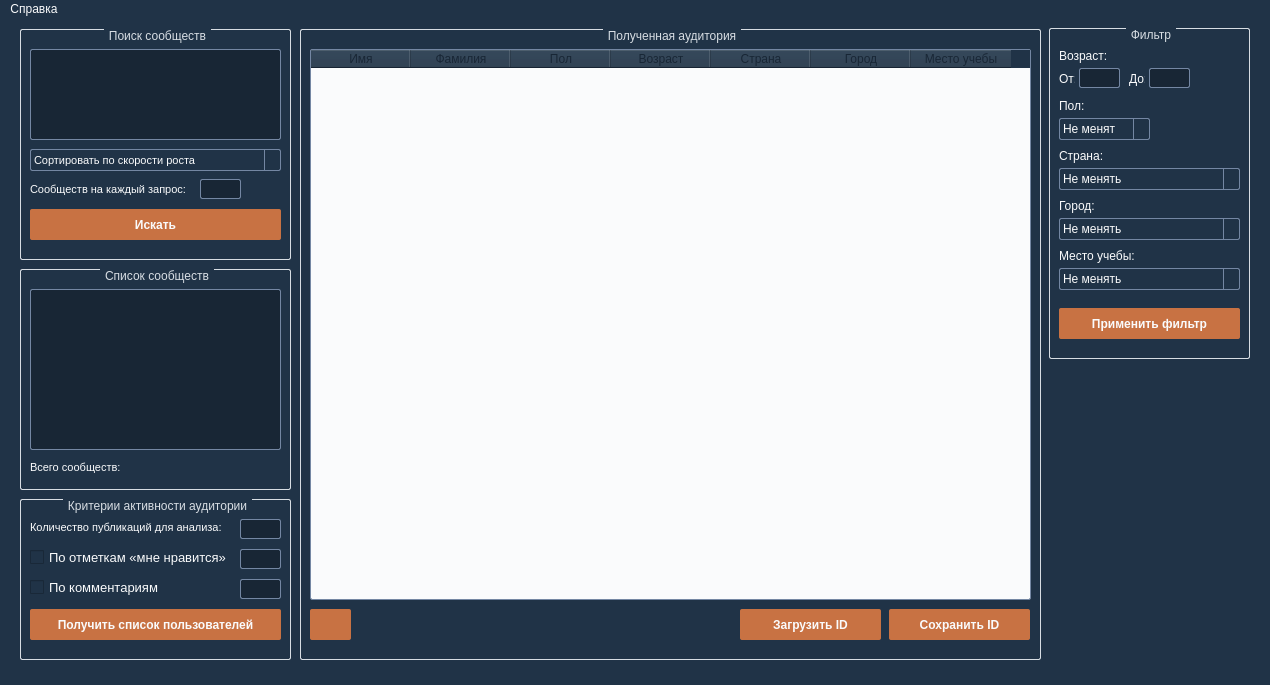
<?xml version="1.0" encoding="UTF-8"?>
<ui version="4.0">
 <class>MainWindow</class>
 <widget class="QMainWindow" name="MainWindow">
  <property name="enabled">
   <bool>true</bool>
  </property>
  <property name="geometry">
   <rect>
    <x>0</x>
    <y>0</y>
    <width>1270</width>
    <height>685</height>
   </rect>
  </property>
  <property name="minimumSize">
   <size>
    <width>1270</width>
    <height>685</height>
   </size>
  </property>
  <property name="maximumSize">
   <size>
    <width>1270</width>
    <height>685</height>
   </size>
  </property>
  <property name="font">
   <font>
    <family>Segoe UI</family>
    <pointsize>10</pointsize>
   </font>
  </property>
  <property name="windowTitle">
   <string>Система мониторинга целевой аудитории</string>
  </property>
  <property name="styleSheet">
   <string notr="true"> QPushButton
{
border-radius: 2px;
background: #c87243;
color: #fafbfc;
font: bold;
}

QPushButton:hover
{
border-radius: 2px;
background: #b35d2e;
color: #fafbfc;
font: bold;
}

QPushButton:pressed
{
border-radius: 2px;
background: #bc683a;
color: #fafbfc;
font: bold;
}

*
{
background: #203347;
color: #fafbfc;
selection-color: #182635;
selection-background-color: #fafbfc;
}

QLabel
{
color: #fafbfc;
}

QComboBox {
border: 1px solid #7487a3;
border-radius: 2px;
padding: 1px 18px 1px 3px;
min-width: 2em;
}

QComboBox::drop-down 
{
subcontrol-origin: padding;
subcontrol-position: top right;
width: 15px;
border-left-width: 1px;
border-left-color: #7487a3;
border-left-style: solid; /* только одна линия */
border-top-right-radius: 2px; /* тот же радиус закругления что и у QComboBox */
border-bottom-right-radius: 2px;
}

QComboBox::down-arrow {
image: url(D:/YandexDisk/4 курс/Диплом/Main/icons/DropDownArrow.png);
width: 10px;
height: 10px;
}

QComboBox:on
{
padding-top: 1px;
}

QComboBox::down-arrow:on { /* сдвиг стрелки когда выпадающий список раскрывается */
top: 1px;
}

QComboBox:editable {
background-color: #182635;
}

QComboBox QAbstractItemView
{
border: 1px solid #7487a3;
selection-background-color: #fafbfc;
background-color: #182635;
}

QComboBox QAbstractItemView
{
min-width: 420px;
}

QGroupBox
{
color: #d7dde3;
border: 1px solid #d7dde3;
border-radius: 2px;
margin-top: 2ex; /* оставляем пространство вверху для заголовка */
}

QGroupBox::title
{
subcontrol-origin: margin;
subcontrol-position: top center; /* помещаем вверху по центру */
padding: 0 3px;
}

QListWidget
{
border: 1px solid #7487a3;
border-radius: 2px;
background-color: #fafbfc;
alternate-background-color: #7487a3;
color: #182635;
}

QTextEdit
{
border: 1px solid #7487a3;
border-radius: 2px;
background-color: #182635;
}

QTableWidget
{
border: 1px solid #7487a3;
border-radius: 2px;
background-color: #fafbfc;
}

QTableWidget:item
{
color: #182635;
}

QHeaderView
{
color: #182635;
}

QLineEdit
{
border: 1px solid #7487a3;
border-radius: 2px;
background-color: #182635;
selection-background-color:#fafbfc;
padding: 0 8px;
}

QMenu {
margin: 2px; /* немного пространства вокруг меню */
background-color: #121e36;
 }

QMenuBar:item:selected
{
color: #fafbfc;
background-color: #121e36;
}

QMenu::item {
padding: 2px 25px 2px 20px;
border: 1px solid transparent; /* резерв пространства для границы выделения */
background-color: #121e36;
color: #fafbfc;
}

QMenu::item:selected {
border-color: 1px solid #fafbfc;
}</string>
  </property>
  <widget class="QWidget" name="centralwidget">
   <widget class="QPushButton" name="searchUsersButton">
    <property name="geometry">
     <rect>
      <x>30</x>
      <y>590</y>
      <width>251</width>
      <height>31</height>
     </rect>
    </property>
    <property name="font">
     <font>
      <weight>75</weight>
      <italic>false</italic>
      <bold>true</bold>
     </font>
    </property>
    <property name="text">
     <string>Получить список пользователей</string>
    </property>
   </widget>
   <widget class="QPushButton" name="searchCommunityButton">
    <property name="geometry">
     <rect>
      <x>30</x>
      <y>190</y>
      <width>251</width>
      <height>31</height>
     </rect>
    </property>
    <property name="font">
     <font>
      <weight>75</weight>
      <italic>false</italic>
      <bold>true</bold>
     </font>
    </property>
    <property name="styleSheet">
     <string notr="true"/>
    </property>
    <property name="text">
     <string>Искать</string>
    </property>
   </widget>
   <widget class="QLabel" name="label_7">
    <property name="geometry">
     <rect>
      <x>30</x>
      <y>440</y>
      <width>191</width>
      <height>16</height>
     </rect>
    </property>
    <property name="font">
     <font>
      <family>Segoe UI</family>
      <pointsize>8</pointsize>
      <weight>50</weight>
      <bold>false</bold>
     </font>
    </property>
    <property name="text">
     <string>Всего сообществ:</string>
    </property>
   </widget>
   <widget class="QLabel" name="label_8">
    <property name="geometry">
     <rect>
      <x>30</x>
      <y>500</y>
      <width>201</width>
      <height>16</height>
     </rect>
    </property>
    <property name="font">
     <font>
      <family>Segoe UI</family>
      <pointsize>8</pointsize>
      <weight>50</weight>
      <bold>false</bold>
     </font>
    </property>
    <property name="text">
     <string>Количество публикаций для анализа:</string>
    </property>
   </widget>
   <widget class="QCheckBox" name="likesCheckBox">
    <property name="geometry">
     <rect>
      <x>30</x>
      <y>530</y>
      <width>201</width>
      <height>17</height>
     </rect>
    </property>
    <property name="font">
     <font>
      <family>Segoe UI</family>
      <pointsize>10</pointsize>
      <weight>50</weight>
      <bold>false</bold>
     </font>
    </property>
    <property name="text">
     <string>По отметкам «мне нравится»</string>
    </property>
   </widget>
   <widget class="QCheckBox" name="commentsCheckBox">
    <property name="geometry">
     <rect>
      <x>30</x>
      <y>560</y>
      <width>201</width>
      <height>17</height>
     </rect>
    </property>
    <property name="font">
     <font>
      <family>Segoe UI</family>
      <pointsize>10</pointsize>
      <weight>50</weight>
      <bold>false</bold>
     </font>
    </property>
    <property name="text">
     <string>По комментариям</string>
    </property>
   </widget>
   <widget class="QLineEdit" name="publicationsCountEdit">
    <property name="geometry">
     <rect>
      <x>240</x>
      <y>500</y>
      <width>41</width>
      <height>20</height>
     </rect>
    </property>
    <property name="font">
     <font>
      <family>Segoe UI</family>
      <pointsize>10</pointsize>
      <weight>50</weight>
      <bold>false</bold>
     </font>
    </property>
   </widget>
   <widget class="QTextEdit" name="searchCommunityEdit">
    <property name="geometry">
     <rect>
      <x>30</x>
      <y>30</y>
      <width>251</width>
      <height>91</height>
     </rect>
    </property>
    <property name="font">
     <font>
      <family>Segoe UI</family>
      <weight>50</weight>
      <bold>false</bold>
     </font>
    </property>
   </widget>
   <widget class="QGroupBox" name="groupBox">
    <property name="geometry">
     <rect>
      <x>20</x>
      <y>10</y>
      <width>271</width>
      <height>231</height>
     </rect>
    </property>
    <property name="font">
     <font>
      <family>Segoe UI</family>
     </font>
    </property>
    <property name="title">
     <string>Поиск сообществ</string>
    </property>
    <widget class="QComboBox" name="typeSortComboBox">
     <property name="enabled">
      <bool>true</bool>
     </property>
     <property name="geometry">
      <rect>
       <x>10</x>
       <y>120</y>
       <width>251</width>
       <height>22</height>
      </rect>
     </property>
     <property name="sizePolicy">
      <sizepolicy hsizetype="Preferred" vsizetype="Expanding">
       <horstretch>0</horstretch>
       <verstretch>40</verstretch>
      </sizepolicy>
     </property>
     <property name="font">
      <font>
       <family>Segoe UI</family>
       <pointsize>8</pointsize>
       <weight>50</weight>
       <bold>false</bold>
      </font>
     </property>
     <property name="acceptDrops">
      <bool>false</bool>
     </property>
     <property name="styleSheet">
      <string notr="true"/>
     </property>
     <item>
      <property name="text">
       <string>Cортировать по скорости роста</string>
      </property>
     </item>
     <item>
      <property name="text">
       <string>Дневная посещаемость к количеству пользователей</string>
      </property>
     </item>
     <item>
      <property name="text">
       <string>Количество лайков к количеству пользователей</string>
      </property>
     </item>
     <item>
      <property name="text">
       <string>Отношение количества комментариев к количеству пользователей</string>
      </property>
     </item>
     <item>
      <property name="text">
       <string>Отношение количества записей в обсуждениях к количеству пользователей</string>
      </property>
     </item>
    </widget>
    <widget class="QLabel" name="label_10">
     <property name="geometry">
      <rect>
       <x>10</x>
       <y>150</y>
       <width>211</width>
       <height>21</height>
      </rect>
     </property>
     <property name="font">
      <font>
       <family>Segoe UI</family>
       <pointsize>8</pointsize>
       <weight>50</weight>
       <bold>false</bold>
      </font>
     </property>
     <property name="text">
      <string>Сообществ на каждый запрос:</string>
     </property>
    </widget>
    <widget class="QLineEdit" name="communityCountEdit">
     <property name="geometry">
      <rect>
       <x>180</x>
       <y>150</y>
       <width>41</width>
       <height>20</height>
      </rect>
     </property>
     <property name="font">
      <font>
       <family>Segoe UI</family>
       <pointsize>10</pointsize>
       <weight>50</weight>
       <bold>false</bold>
      </font>
     </property>
     <property name="text">
      <string/>
     </property>
    </widget>
   </widget>
   <widget class="QGroupBox" name="groupBox_2">
    <property name="geometry">
     <rect>
      <x>20</x>
      <y>480</y>
      <width>271</width>
      <height>161</height>
     </rect>
    </property>
    <property name="font">
     <font>
      <family>Segoe UI</family>
     </font>
    </property>
    <property name="title">
     <string>Критерии активности аудитории</string>
    </property>
    <widget class="QLineEdit" name="activityCommentsEdit">
     <property name="geometry">
      <rect>
       <x>220</x>
       <y>80</y>
       <width>41</width>
       <height>20</height>
      </rect>
     </property>
     <property name="font">
      <font>
       <family>Segoe UI</family>
       <pointsize>10</pointsize>
       <weight>50</weight>
       <bold>false</bold>
      </font>
     </property>
    </widget>
   </widget>
   <widget class="QGroupBox" name="groupBox_3">
    <property name="geometry">
     <rect>
      <x>300</x>
      <y>10</y>
      <width>741</width>
      <height>631</height>
     </rect>
    </property>
    <property name="font">
     <font>
      <family>Segoe UI</family>
     </font>
    </property>
    <property name="title">
     <string>Полученная аудитория</string>
    </property>
    <widget class="QPushButton" name="saveIDsButton">
     <property name="geometry">
      <rect>
       <x>589</x>
       <y>580</y>
       <width>141</width>
       <height>31</height>
      </rect>
     </property>
     <property name="font">
      <font>
       <weight>75</weight>
       <italic>false</italic>
       <bold>true</bold>
      </font>
     </property>
     <property name="text">
      <string>Сохранить ID</string>
     </property>
    </widget>
    <widget class="QTableWidget" name="tableWidget">
     <property name="geometry">
      <rect>
       <x>10</x>
       <y>20</y>
       <width>721</width>
       <height>551</height>
      </rect>
     </property>
     <column>
      <property name="text">
       <string>Имя</string>
      </property>
     </column>
     <column>
      <property name="text">
       <string>Фамилия</string>
      </property>
     </column>
     <column>
      <property name="text">
       <string>Пол</string>
      </property>
     </column>
     <column>
      <property name="text">
       <string>Возраст</string>
      </property>
     </column>
     <column>
      <property name="text">
       <string>Страна</string>
      </property>
     </column>
     <column>
      <property name="text">
       <string>Город</string>
      </property>
     </column>
     <column>
      <property name="text">
       <string>Место учебы</string>
      </property>
     </column>
    </widget>
    <widget class="QPushButton" name="loadIDsButton">
     <property name="geometry">
      <rect>
       <x>440</x>
       <y>580</y>
       <width>141</width>
       <height>31</height>
      </rect>
     </property>
     <property name="font">
      <font>
       <weight>75</weight>
       <italic>false</italic>
       <bold>true</bold>
      </font>
     </property>
     <property name="text">
      <string>Загрузить ID</string>
     </property>
    </widget>
    <widget class="QPushButton" name="copyBufferButton">
     <property name="geometry">
      <rect>
       <x>10</x>
       <y>580</y>
       <width>41</width>
       <height>31</height>
      </rect>
     </property>
     <property name="font">
      <font>
       <weight>75</weight>
       <italic>false</italic>
       <bold>true</bold>
      </font>
     </property>
     <property name="text">
      <string/>
     </property>
     <property name="icon">
      <iconset>
       <normaloff>icons/buffer.png</normaloff>icons/buffer.png</iconset>
     </property>
    </widget>
   </widget>
   <widget class="QGroupBox" name="groupBox_4">
    <property name="geometry">
     <rect>
      <x>20</x>
      <y>250</y>
      <width>271</width>
      <height>221</height>
     </rect>
    </property>
    <property name="font">
     <font>
      <family>Segoe UI</family>
     </font>
    </property>
    <property name="title">
     <string>Список сообществ</string>
    </property>
    <widget class="QTextEdit" name="communityListEdit">
     <property name="geometry">
      <rect>
       <x>10</x>
       <y>20</y>
       <width>251</width>
       <height>161</height>
      </rect>
     </property>
     <property name="font">
      <font>
       <family>Segoe UI</family>
       <weight>50</weight>
       <bold>false</bold>
      </font>
     </property>
    </widget>
   </widget>
   <widget class="QGroupBox" name="groupBox_5">
    <property name="geometry">
     <rect>
      <x>1049</x>
      <y>9</y>
      <width>201</width>
      <height>331</height>
     </rect>
    </property>
    <property name="title">
     <string>Фильтр</string>
    </property>
    <widget class="QLineEdit" name="ageToEdit">
     <property name="geometry">
      <rect>
       <x>100</x>
       <y>40</y>
       <width>41</width>
       <height>20</height>
      </rect>
     </property>
    </widget>
    <widget class="QComboBox" name="sexComboBox">
     <property name="geometry">
      <rect>
       <x>10</x>
       <y>90</y>
       <width>91</width>
       <height>22</height>
      </rect>
     </property>
     <property name="styleSheet">
      <string notr="true">QAbstractItemView
{
min-width: 91px;
}</string>
     </property>
     <item>
      <property name="text">
       <string>Не менять</string>
      </property>
     </item>
     <item>
      <property name="text">
       <string>Мужской</string>
      </property>
     </item>
     <item>
      <property name="text">
       <string>Женский</string>
      </property>
     </item>
    </widget>
    <widget class="QLabel" name="label_5">
     <property name="geometry">
      <rect>
       <x>10</x>
       <y>70</y>
       <width>51</width>
       <height>16</height>
      </rect>
     </property>
     <property name="text">
      <string>Пол:</string>
     </property>
    </widget>
    <widget class="QLabel" name="label">
     <property name="geometry">
      <rect>
       <x>10</x>
       <y>40</y>
       <width>16</width>
       <height>21</height>
      </rect>
     </property>
     <property name="text">
      <string>От:</string>
     </property>
    </widget>
    <widget class="QLineEdit" name="ageFromEdit">
     <property name="geometry">
      <rect>
       <x>30</x>
       <y>40</y>
       <width>41</width>
       <height>20</height>
      </rect>
     </property>
     <property name="text">
      <string/>
     </property>
    </widget>
    <widget class="QComboBox" name="cityComboBox">
     <property name="geometry">
      <rect>
       <x>10</x>
       <y>190</y>
       <width>181</width>
       <height>22</height>
      </rect>
     </property>
     <property name="styleSheet">
      <string notr="true">QAbstractItemView
{
min-width: 181px;
}</string>
     </property>
     <item>
      <property name="text">
       <string>Не менять</string>
      </property>
     </item>
    </widget>
    <widget class="QLabel" name="label_2">
     <property name="geometry">
      <rect>
       <x>80</x>
       <y>40</y>
       <width>16</width>
       <height>21</height>
      </rect>
     </property>
     <property name="text">
      <string>До:</string>
     </property>
    </widget>
    <widget class="QLabel" name="label_4">
     <property name="geometry">
      <rect>
       <x>10</x>
       <y>170</y>
       <width>51</width>
       <height>16</height>
      </rect>
     </property>
     <property name="text">
      <string>Город:</string>
     </property>
    </widget>
    <widget class="QLabel" name="label_3">
     <property name="geometry">
      <rect>
       <x>10</x>
       <y>20</y>
       <width>51</width>
       <height>16</height>
      </rect>
     </property>
     <property name="text">
      <string>Возраст:</string>
     </property>
    </widget>
    <widget class="QComboBox" name="educationComboBox">
     <property name="geometry">
      <rect>
       <x>10</x>
       <y>240</y>
       <width>181</width>
       <height>22</height>
      </rect>
     </property>
     <property name="styleSheet">
      <string notr="true">QAbstractItemView
{
min-width: 181px;
}</string>
     </property>
     <item>
      <property name="text">
       <string>Не менять</string>
      </property>
     </item>
    </widget>
    <widget class="QLabel" name="label_6">
     <property name="geometry">
      <rect>
       <x>10</x>
       <y>220</y>
       <width>81</width>
       <height>16</height>
      </rect>
     </property>
     <property name="text">
      <string>Место учебы:</string>
     </property>
    </widget>
    <widget class="QComboBox" name="countryComboBox">
     <property name="geometry">
      <rect>
       <x>10</x>
       <y>140</y>
       <width>181</width>
       <height>22</height>
      </rect>
     </property>
     <property name="styleSheet">
      <string notr="true">QAbstractItemView
{
min-width: 181px;
}</string>
     </property>
     <item>
      <property name="text">
       <string>Не менять</string>
      </property>
     </item>
    </widget>
    <widget class="QLabel" name="label_9">
     <property name="geometry">
      <rect>
       <x>10</x>
       <y>120</y>
       <width>51</width>
       <height>16</height>
      </rect>
     </property>
     <property name="text">
      <string>Страна:</string>
     </property>
    </widget>
    <widget class="QPushButton" name="filterButton">
     <property name="geometry">
      <rect>
       <x>10</x>
       <y>280</y>
       <width>181</width>
       <height>31</height>
      </rect>
     </property>
     <property name="styleSheet">
      <string notr="true"/>
     </property>
     <property name="text">
      <string>Применить фильтр</string>
     </property>
    </widget>
   </widget>
   <widget class="QLineEdit" name="activityLikesEdit">
    <property name="geometry">
     <rect>
      <x>240</x>
      <y>530</y>
      <width>41</width>
      <height>20</height>
     </rect>
    </property>
    <property name="font">
     <font>
      <family>Segoe UI</family>
      <pointsize>10</pointsize>
      <weight>50</weight>
      <bold>false</bold>
     </font>
    </property>
   </widget>
   <zorder>groupBox_4</zorder>
   <zorder>groupBox_3</zorder>
   <zorder>groupBox_2</zorder>
   <zorder>groupBox</zorder>
   <zorder>searchUsersButton</zorder>
   <zorder>searchCommunityButton</zorder>
   <zorder>label_7</zorder>
   <zorder>label_8</zorder>
   <zorder>likesCheckBox</zorder>
   <zorder>commentsCheckBox</zorder>
   <zorder>publicationsCountEdit</zorder>
   <zorder>searchCommunityEdit</zorder>
   <zorder>groupBox_5</zorder>
   <zorder>activityLikesEdit</zorder>
  </widget>
  <widget class="QStatusBar" name="statusbar"/>
  <widget class="QMenuBar" name="menubar">
   <property name="geometry">
    <rect>
     <x>0</x>
     <y>0</y>
     <width>1270</width>
     <height>21</height>
    </rect>
   </property>
   <widget class="QMenu" name="menu">
    <property name="title">
     <string>Справка</string>
    </property>
    <addaction name="action_2"/>
   </widget>
   <addaction name="menu"/>
  </widget>
  <action name="action_2">
   <property name="text">
    <string>О программе</string>
   </property>
   <property name="font">
    <font>
     <family>Roboto Medium</family>
     <pointsize>10</pointsize>
    </font>
   </property>
  </action>
  <action name="action_3">
   <property name="text">
    <string>Об авторе</string>
   </property>
   <property name="font">
    <font>
     <family>Roboto Medium</family>
     <pointsize>10</pointsize>
    </font>
   </property>
  </action>
 </widget>
 <resources/>
 <connections/>
</ui>
